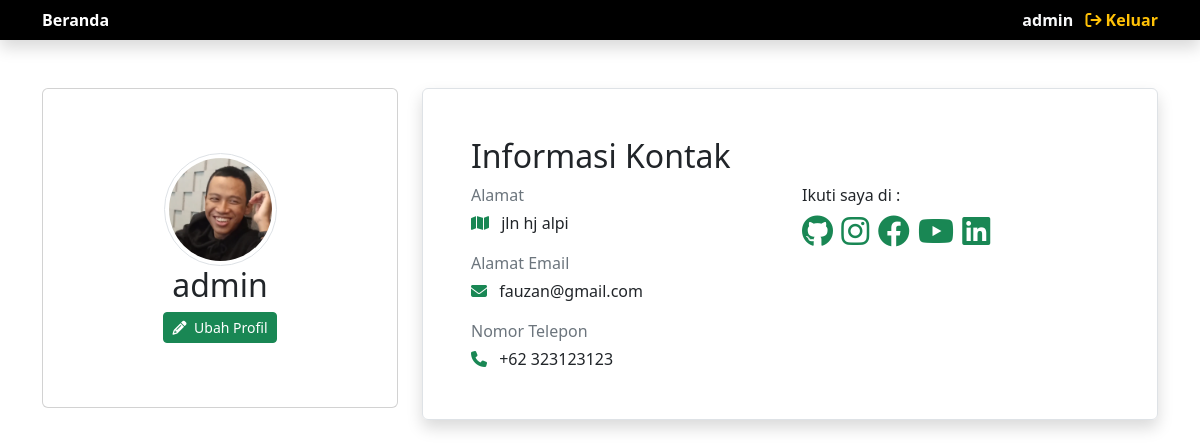
The page /tubes/user/halamanuser.php (signed in) on the database its author committed.
### tables this page shows
CREATE TABLE `user` (
  `id` int NOT NULL,
  `role` varchar(20) NOT NULL,
  `username` varchar(50) NOT NULL,
  `alamat` varchar(100) NOT NULL,
  `email` varchar(100) NOT NULL,
  `nomor_telepon` varchar(15) NOT NULL,
  `default_png` varchar(250) DEFAULT NULL,
  `password` varchar(255) NOT NULL
);

### tubes/user/halamanuser.php (the view, shortened to what this page needs)
<?php
 require("../functions.php");
 $id = $_SESSION["id"];
 $user = mysqli_query($conn, "SELECT * FROM user WHERE id = $id ");
 $row = mysqli_fetch_assoc($user);
 $username = $row["username"];
 $email = $row["email"];
 $alamat = $row["alamat"];
 $nomor_telepon = $row["nomor_telepon"];
 ?>
<!DOCTYPE html>
<html lang="en">
<head>
  <link href="https://cdn.jsdelivr.net/npm/bootstrap@5.2.0/dist/css/bootstrap.min.css" rel="stylesheet" />
  <link rel="stylesheet" href="https://cdn.jsdelivr.net/npm/bootstrap-icons@1.10.2/font/bootstrap-icons.css" />
  <link rel="stylesheet" href="https://cdnjs.cloudflare.com/ajax/libs/font-awesome/6.1.2/css/all.min.css" />
</head>
<body>
  <header class="bg-black shadow sticky-top">
    <div class="container d-flex flex-wrap justify-content-between py-2 text-light">
      <a href="../Main Web/index.php" class="text-decoration-none color-ubah"> <strong> <span class=""> Beranda</span></strong></a>
      <div>
        <?php echo "<b> $username </b>" ?>
        <a href="logout.php" class="link-warning text-decoration-none fw-bold ms-2">
          <i class="fa-solid fa-sign-out"></i>
          Keluar
        </a>
      </div>
    </div>
  </header>
  <section>
    <div class="container py-5">
      <div class="row">
        <div class="col-lg-4">
          <div class="card text-center p-5">
            <div class="card-body">
              <img src="../images/image.png" alt="Profil Picture" class="img img-thumbnail rounded-circle w-50" />
              <h2><?php echo $username; ?></h2>
              <button class="btn btn-success btn-sm ">
                <?php foreach ($user as $us) : ?>
                  <i class="fa-solid fa-pencil me-1"></i> <a href="dashboarduser.php?id=<?= $us["id"]; ?>" class="text-decoration-none"> <span class="color-ubah">Ubah Profil</span>
                  <?php endforeach; ?></a></button>
            </div>
          </div>
        </div>
        <div class="col-lg-8">
          <div class="shadow border rounded p-5 mb-5">
            <h2>Informasi Kontak</h2>
            <div class="row">
              <div class="col-lg-6">
                <p class="card-text">
                  <span class="text-muted mb-1 d-block">Alamat </span>
                  <i class="fa-solid fa-map me-2 text-success"></i>
                  <?php echo $alamat; ?>
                </p>
                <p class="card-text">
                  <span class="text-muted mb-1 d-block">Alamat Email</span>
                  <i class="fa-solid fa-envelope me-2 text-success"></i>
                  <?php echo $email; ?>
                </p>
                <p class="card-text">
                  <span class="text-muted mb-1 d-block">Nomor Telepon</span>
                  <i class="fa-solid fa-phone me-2 text-success"></i> +62
                  <?php echo $nomor_telepon; ?>
                </p>
              </div>
              <div class="col-lg-6">
                <div>Ikuti saya di :</div>
                <a href="https://github.com/janzenfaidiban" target="_blank" class="text-decoration-none link-success fs-2">
                  <i class="fa-brands fa-github"></i>
                </a>
                <a href="https://instagram.com/janzen.faidiban" target="_blank" class="text-decoration-none link-success fs-2">
                  <i class="fa-brands fa-instagram"></i>
                </a>
                <a href="https://facebook.com/" target="_blank" class="text-decoration-none link-success fs-2">
                  <i class="fa-brands fa-facebook"></i>
                </a>
                <a href="https://youtube.com/" target="_blank" class="text-decoration-none link-success fs-2">
                  <i class="fa-brands fa-youtube"></i>
                </a>
                <a href="https://linkedin.com/" target="_blank" class="text-decoration-none link-success fs-2">
                  <i class="fa-brands fa-linkedin"></i>
                </a>
              </div>
            </div>
          </div>
        </div>
      </div>
    </div>
  </section>
</body>
</html>

### tubes/user/halamanuser.php (style rules this page uses)
.color-ubah { color: white; }

### rows shown on the page
user: username "admin", alamat "jln hj alpi", email "fauzan@gmail.com", nomor_telepon "323123123"
